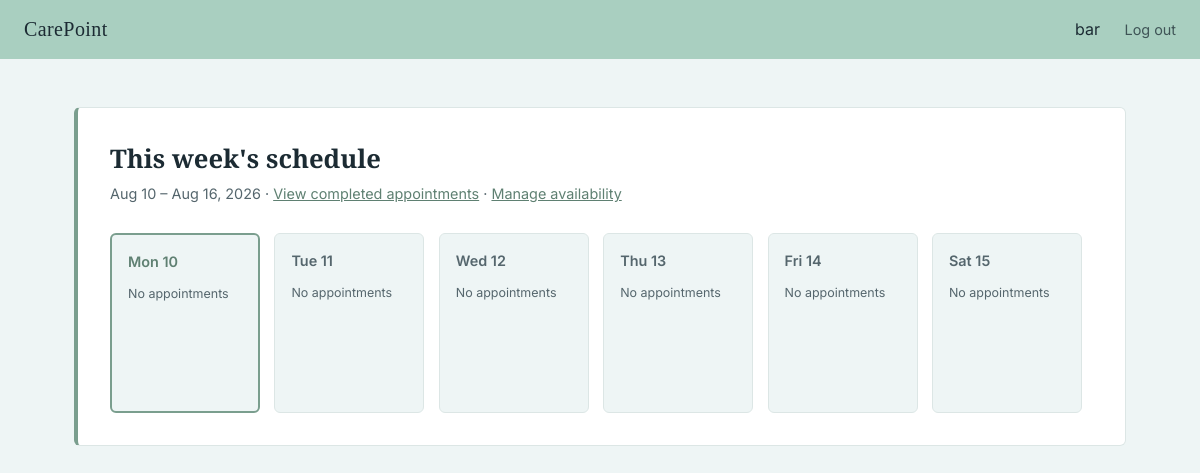
Page /doctor/dashboard (signed in) on the earlier database version.
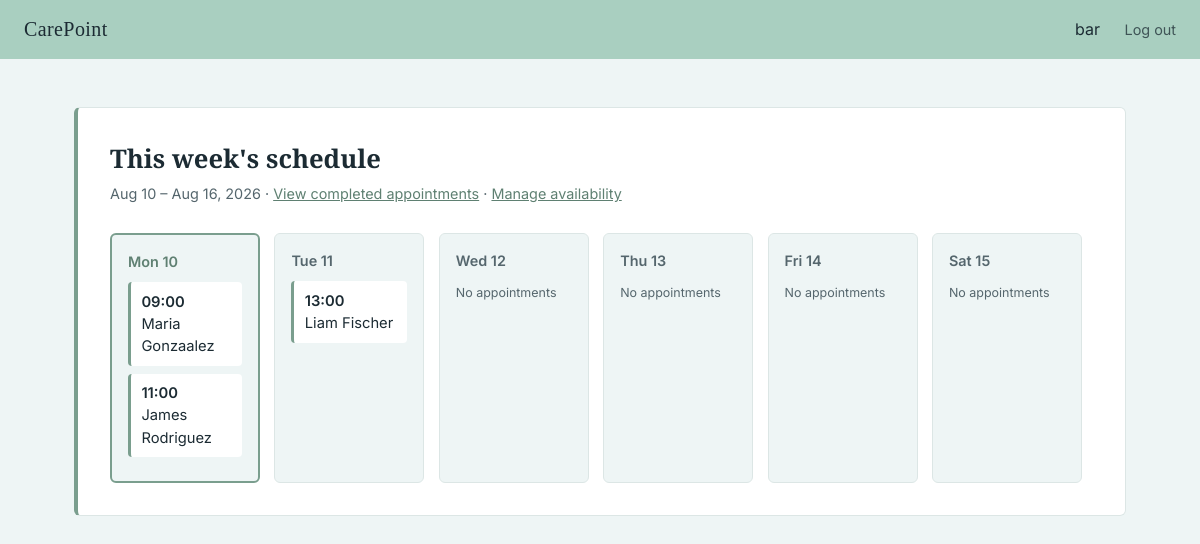
Same page on the later database version.
### tables this page shows
CREATE TABLE appointments (
    id INTEGER PRIMARY KEY AUTOINCREMENT,
    patient_id INTEGER NOT NULL,
    provider_id INTEGER NOT NULL,
    appointment_datetime DATETIME NOT NULL,
    status TEXT NOT NULL DEFAULT 'scheduled' CHECK(status IN ('scheduled', 'completed', 'cancelled')),
    notes TEXT,
    created_at DATETIME DEFAULT CURRENT_TIMESTAMP,
    FOREIGN KEY (patient_id) REFERENCES patients(user_id),
    FOREIGN KEY (provider_id) REFERENCES providers(user_id)
);

CREATE TABLE users (
    id INTEGER PRIMARY KEY AUTOINCREMENT,
    name TEXT NOT NULL,
    email TEXT UNIQUE NOT NULL,
    hash TEXT NOT NULL,
    role TEXT NOT NULL CHECK(role IN ('patient', 'doctor', 'admin'))
);

### app.py (the view)
@app.route("/doctor/dashboard")
@role_required("doctor")
def doctor_dashboard():
    db = get_db()
    today = date.today()
    week_start = today - timedelta(days=today.weekday())  # Monday
    week_end = week_start + timedelta(days=6)              # Sunday
    rows = db.execute(
        """
        SELECT appointments.id, appointments.appointment_datetime, appointments.status,
               users.name AS patient_name
        FROM appointments
        JOIN patients ON appointments.patient_id = patients.user_id
        JOIN users ON patients.user_id = users.id
        WHERE appointments.provider_id = ?
          AND date(appointments.appointment_datetime) BETWEEN ? AND ?
          AND appointments.status = 'scheduled'
        ORDER BY appointments.appointment_datetime ASC
        """,
        (session["user_id"], week_start.isoformat(), week_end.isoformat()),
    ).fetchall()
    db.close()
    days = []
    for i in range(7):
        day_date = week_start + timedelta(days=i)
        day_appointments = [
            row for row in rows
            if row["appointment_datetime"].startswith(day_date.isoformat())
        ]
        days.append({
            "date": day_date,
            "label": day_date.strftime("%a"),      # "Mon", "Tue", ...
            "is_today": day_date == today,
            "appointments": day_appointments,
        })
    return render_template("doctor_dashboard.html", days=days,
                            week_start=week_start, week_end=week_end)

### app.py (called while the page is built)
def get_db():
    conn = sqlite3.connect("clinic.db")
    conn.row_factory = sqlite3.Row
    conn.execute("PRAGMA foreign_keys = ON")
    return conn

### helpers.py (called while the page is built)
def role_required(role):
    def decorator(f):
        @wraps(f)
        def decorated_function(*args, **kwargs):
            if session.get("user_id") is None:
                return redirect("/login")
            if session.get("role") != role:
                return apology("Access denied: wrong role", 403)
            return f(*args, **kwargs)
        return decorated_function
    return decorator

### templates/doctor_dashboard.html (shortened to what this page needs)
{% extends "layout.html" %}
{% block container_class %}container-wide{% endblock %}
{% block main %}
<div class="card">
    <h1>This week's schedule</h1>
    <p class="subtitle">{{ week_start.strftime('%b %d') }} – {{ week_end.strftime('%b %d, %Y') }} · <a href="/doctor/history">View completed appointments</a> · <a href="/doctor/availability">Manage availability</a></p>
    <div class="calendar-grid">
        {% for day in days %}
        <div class="calendar-day {% if day.is_today %}is-today{% endif %}">
            <div class="calendar-day-label">{{ day.label }} {{ day.date.day }}</div>
            {% if day.appointments %}
                {% for appt in day.appointments %}
                <div class="calendar-appt">
                    <a href="/doctor/appointment/{{ appt.id }}">
                        <span class="calendar-appt-time">{{ appt.appointment_datetime.split(" ")[1] }}</span>
                        {{ appt.patient_name }}
                    </a>
                </div>
                {% endfor %}
            {% else %}
                <p class="calendar-empty">No appointments</p>
            {% endif %}
        </div>
        {% endfor %}
    </div>
</div>
{% endblock %}

Differences in the rows shown:
added appointments: appointment_datetime "09:00", patient_name "Maria Gonzaalez", shown under "Mon"
added appointments: appointment_datetime "11:00", patient_name "James Rodriguez", shown under "Mon"
added appointments: appointment_datetime "13:00", patient_name "Liam Fischer", shown under "Tue"
Other differences:
list line gone: "No appointments"
